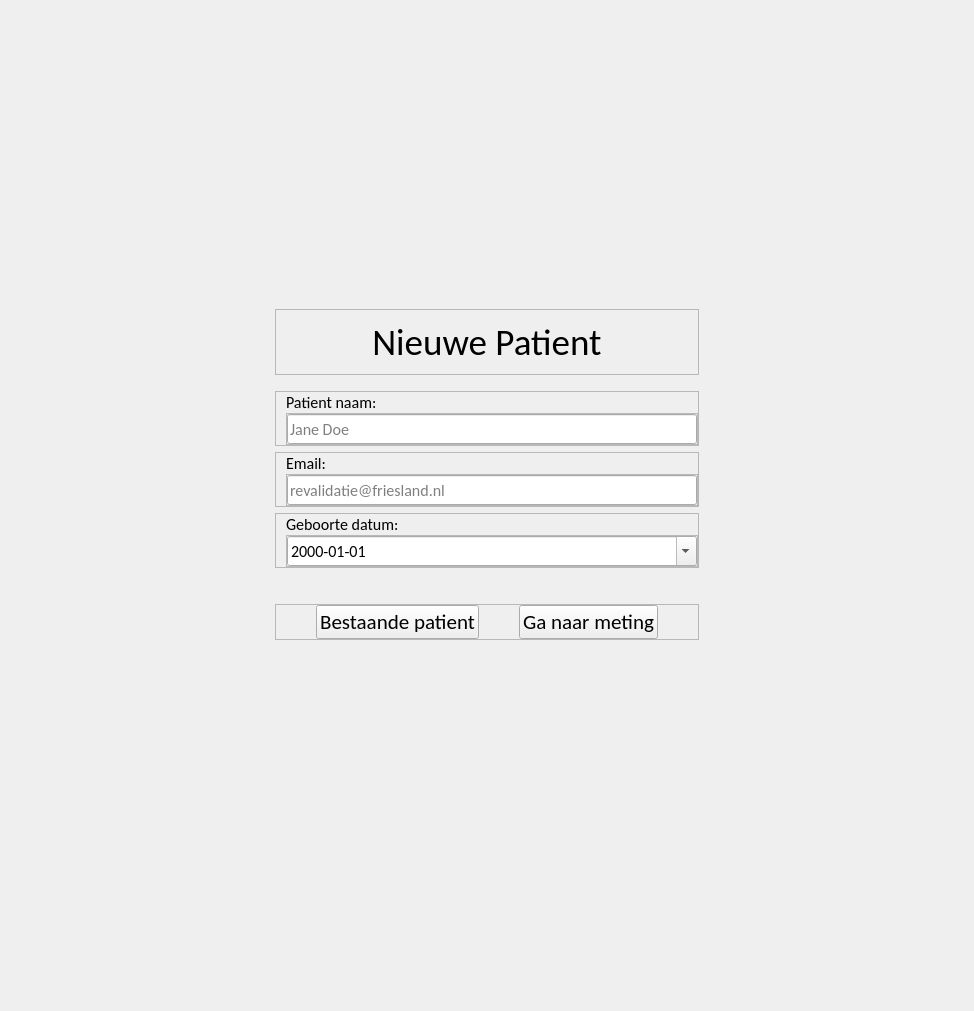
<?xml version="1.0" encoding="UTF-8"?>
<ui version="4.0">
 <class>Form</class>
 <widget class="QWidget" name="Form">
  <property name="geometry">
   <rect>
    <x>0</x>
    <y>0</y>
    <width>974</width>
    <height>1011</height>
   </rect>
  </property>
  <property name="windowTitle">
   <string>Form</string>
  </property>
  <layout class="QHBoxLayout" name="horizontalLayout">
   <item>
    <widget class="QWidget" name="main" native="true">
     <property name="sizePolicy">
      <sizepolicy hsizetype="Expanding" vsizetype="Preferred">
       <horstretch>0</horstretch>
       <verstretch>0</verstretch>
      </sizepolicy>
     </property>
     <layout class="QHBoxLayout" name="horizontalLayout_7">
      <item>
       <widget class="QWidget" name="widget_3" native="true">
        <property name="sizePolicy">
         <sizepolicy hsizetype="Fixed" vsizetype="Fixed">
          <horstretch>0</horstretch>
          <verstretch>0</verstretch>
         </sizepolicy>
        </property>
        <property name="minimumSize">
         <size>
          <width>300</width>
          <height>400</height>
         </size>
        </property>
        <layout class="QVBoxLayout" name="verticalLayout">
         <item>
          <widget class="QFrame" name="frame">
           <property name="frameShape">
            <enum>QFrame::StyledPanel</enum>
           </property>
           <property name="frameShadow">
            <enum>QFrame::Raised</enum>
           </property>
           <layout class="QHBoxLayout" name="horizontalLayout_4">
            <item>
             <widget class="QLabel" name="header">
              <property name="sizePolicy">
               <sizepolicy hsizetype="Fixed" vsizetype="Fixed">
                <horstretch>0</horstretch>
                <verstretch>0</verstretch>
               </sizepolicy>
              </property>
              <property name="maximumSize">
               <size>
                <width>16777215</width>
                <height>16777215</height>
               </size>
              </property>
              <property name="font">
               <font>
                <family>Calibri</family>
                <pointsize>28</pointsize>
               </font>
              </property>
              <property name="layoutDirection">
               <enum>Qt::LeftToRight</enum>
              </property>
              <property name="styleSheet">
               <string notr="true"/>
              </property>
              <property name="text">
               <string>Nieuwe Patient</string>
              </property>
              <property name="textFormat">
               <enum>Qt::MarkdownText</enum>
              </property>
              <property name="alignment">
               <set>Qt::AlignCenter</set>
              </property>
             </widget>
            </item>
           </layout>
          </widget>
         </item>
         <item>
          <spacer name="verticalSpacer_5">
           <property name="orientation">
            <enum>Qt::Vertical</enum>
           </property>
           <property name="sizeType">
            <enum>QSizePolicy::Fixed</enum>
           </property>
           <property name="sizeHint" stdset="0">
            <size>
             <width>20</width>
             <height>10</height>
            </size>
           </property>
          </spacer>
         </item>
         <item>
          <widget class="QFrame" name="patient">
           <property name="frameShape">
            <enum>QFrame::StyledPanel</enum>
           </property>
           <property name="frameShadow">
            <enum>QFrame::Raised</enum>
           </property>
           <layout class="QVBoxLayout" name="verticalLayout_2">
            <property name="spacing">
             <number>0</number>
            </property>
            <property name="leftMargin">
             <number>10</number>
            </property>
            <property name="topMargin">
             <number>0</number>
            </property>
            <property name="rightMargin">
             <number>0</number>
            </property>
            <property name="bottomMargin">
             <number>0</number>
            </property>
            <item>
             <widget class="QLabel" name="patientNameLabel">
              <property name="font">
               <font>
                <family>Calibri</family>
                <pointsize>12</pointsize>
                <weight>50</weight>
                <bold>false</bold>
               </font>
              </property>
              <property name="text">
               <string>Patient naam:</string>
              </property>
             </widget>
            </item>
            <item>
             <widget class="QFrame" name="container_3">
              <property name="frameShape">
               <enum>QFrame::StyledPanel</enum>
              </property>
              <property name="frameShadow">
               <enum>QFrame::Raised</enum>
              </property>
              <layout class="QHBoxLayout" name="horizontalLayout_2">
               <property name="spacing">
                <number>0</number>
               </property>
               <property name="leftMargin">
                <number>0</number>
               </property>
               <property name="topMargin">
                <number>0</number>
               </property>
               <property name="rightMargin">
                <number>0</number>
               </property>
               <property name="bottomMargin">
                <number>0</number>
               </property>
               <item>
                <widget class="QLineEdit" name="patientNameField">
                 <property name="minimumSize">
                  <size>
                   <width>0</width>
                   <height>30</height>
                  </size>
                 </property>
                 <property name="maximumSize">
                  <size>
                   <width>16777215</width>
                   <height>16777215</height>
                  </size>
                 </property>
                 <property name="font">
                  <font>
                   <family>Calibri</family>
                   <pointsize>12</pointsize>
                  </font>
                 </property>
                 <property name="placeholderText">
                  <string>Jane Doe</string>
                 </property>
                </widget>
               </item>
              </layout>
             </widget>
            </item>
           </layout>
          </widget>
         </item>
         <item>
          <widget class="QFrame" name="email">
           <property name="frameShape">
            <enum>QFrame::StyledPanel</enum>
           </property>
           <property name="frameShadow">
            <enum>QFrame::Raised</enum>
           </property>
           <layout class="QVBoxLayout" name="verticalLayout_3">
            <property name="spacing">
             <number>0</number>
            </property>
            <property name="leftMargin">
             <number>10</number>
            </property>
            <property name="topMargin">
             <number>0</number>
            </property>
            <property name="rightMargin">
             <number>0</number>
            </property>
            <property name="bottomMargin">
             <number>0</number>
            </property>
            <item>
             <widget class="QLabel" name="emailLabel">
              <property name="font">
               <font>
                <family>Calibri</family>
                <pointsize>12</pointsize>
               </font>
              </property>
              <property name="text">
               <string>Email:</string>
              </property>
             </widget>
            </item>
            <item>
             <widget class="QFrame" name="container">
              <property name="frameShape">
               <enum>QFrame::StyledPanel</enum>
              </property>
              <property name="frameShadow">
               <enum>QFrame::Raised</enum>
              </property>
              <layout class="QHBoxLayout" name="horizontalLayout_6">
               <property name="spacing">
                <number>0</number>
               </property>
               <property name="leftMargin">
                <number>0</number>
               </property>
               <property name="topMargin">
                <number>0</number>
               </property>
               <property name="rightMargin">
                <number>0</number>
               </property>
               <property name="bottomMargin">
                <number>0</number>
               </property>
               <item>
                <widget class="QLineEdit" name="emailField">
                 <property name="minimumSize">
                  <size>
                   <width>0</width>
                   <height>30</height>
                  </size>
                 </property>
                 <property name="maximumSize">
                  <size>
                   <width>16777215</width>
                   <height>16777215</height>
                  </size>
                 </property>
                 <property name="font">
                  <font>
                   <family>Calibri</family>
                   <pointsize>12</pointsize>
                  </font>
                 </property>
                 <property name="placeholderText">
                  <string>revalidatie@friesland.nl</string>
                 </property>
                </widget>
               </item>
              </layout>
             </widget>
            </item>
           </layout>
          </widget>
         </item>
         <item>
          <widget class="QFrame" name="geboorte">
           <property name="frameShape">
            <enum>QFrame::StyledPanel</enum>
           </property>
           <property name="frameShadow">
            <enum>QFrame::Raised</enum>
           </property>
           <layout class="QVBoxLayout" name="verticalLayout_4">
            <property name="spacing">
             <number>0</number>
            </property>
            <property name="leftMargin">
             <number>10</number>
            </property>
            <property name="topMargin">
             <number>0</number>
            </property>
            <property name="rightMargin">
             <number>0</number>
            </property>
            <property name="bottomMargin">
             <number>0</number>
            </property>
            <item>
             <widget class="QLabel" name="dateLabel">
              <property name="font">
               <font>
                <family>Calibri</family>
                <pointsize>12</pointsize>
               </font>
              </property>
              <property name="text">
               <string>Geboorte datum:</string>
              </property>
             </widget>
            </item>
            <item>
             <widget class="QFrame" name="container_2">
              <property name="font">
               <font>
                <family>Calibri</family>
                <pointsize>12</pointsize>
               </font>
              </property>
              <property name="frameShape">
               <enum>QFrame::StyledPanel</enum>
              </property>
              <property name="frameShadow">
               <enum>QFrame::Raised</enum>
              </property>
              <layout class="QHBoxLayout" name="horizontalLayout_5">
               <property name="spacing">
                <number>0</number>
               </property>
               <property name="leftMargin">
                <number>0</number>
               </property>
               <property name="topMargin">
                <number>0</number>
               </property>
               <property name="rightMargin">
                <number>0</number>
               </property>
               <property name="bottomMargin">
                <number>0</number>
               </property>
               <item>
                <widget class="QDateEdit" name="dateField">
                 <property name="minimumSize">
                  <size>
                   <width>0</width>
                   <height>30</height>
                  </size>
                 </property>
                 <property name="maximumSize">
                  <size>
                   <width>16777215</width>
                   <height>16777215</height>
                  </size>
                 </property>
                 <property name="displayFormat">
                  <string>yyyy-MM-dd</string>
                 </property>
                 <property name="calendarPopup">
                  <bool>true</bool>
                 </property>
                </widget>
               </item>
              </layout>
             </widget>
            </item>
           </layout>
          </widget>
         </item>
         <item>
          <spacer name="verticalSpacer_4">
           <property name="orientation">
            <enum>Qt::Vertical</enum>
           </property>
           <property name="sizeType">
            <enum>QSizePolicy::Fixed</enum>
           </property>
           <property name="sizeHint" stdset="0">
            <size>
             <width>10</width>
             <height>30</height>
            </size>
           </property>
          </spacer>
         </item>
         <item>
          <widget class="QFrame" name="buttons">
           <property name="frameShape">
            <enum>QFrame::StyledPanel</enum>
           </property>
           <property name="frameShadow">
            <enum>QFrame::Raised</enum>
           </property>
           <layout class="QHBoxLayout" name="horizontalLayout_3">
            <property name="spacing">
             <number>0</number>
            </property>
            <property name="leftMargin">
             <number>0</number>
            </property>
            <property name="topMargin">
             <number>0</number>
            </property>
            <property name="rightMargin">
             <number>0</number>
            </property>
            <property name="bottomMargin">
             <number>0</number>
            </property>
            <item>
             <spacer name="horizontalSpacer_2">
              <property name="orientation">
               <enum>Qt::Horizontal</enum>
              </property>
              <property name="sizeHint" stdset="0">
               <size>
                <width>40</width>
                <height>20</height>
               </size>
              </property>
             </spacer>
            </item>
            <item>
             <widget class="QPushButton" name="switchBtn">
              <property name="font">
               <font>
                <family>Calibri</family>
                <pointsize>16</pointsize>
               </font>
              </property>
              <property name="text">
               <string>Bestaande patient</string>
              </property>
             </widget>
            </item>
            <item>
             <spacer name="horizontalSpacer">
              <property name="orientation">
               <enum>Qt::Horizontal</enum>
              </property>
              <property name="sizeHint" stdset="0">
               <size>
                <width>40</width>
                <height>20</height>
               </size>
              </property>
             </spacer>
            </item>
            <item>
             <widget class="QPushButton" name="continueBtn">
              <property name="sizePolicy">
               <sizepolicy hsizetype="Minimum" vsizetype="Fixed">
                <horstretch>0</horstretch>
                <verstretch>0</verstretch>
               </sizepolicy>
              </property>
              <property name="minimumSize">
               <size>
                <width>0</width>
                <height>0</height>
               </size>
              </property>
              <property name="maximumSize">
               <size>
                <width>16777215</width>
                <height>16777215</height>
               </size>
              </property>
              <property name="font">
               <font>
                <family>Calibri</family>
                <pointsize>16</pointsize>
               </font>
              </property>
              <property name="text">
               <string>Ga naar meting</string>
              </property>
              <property name="icon">
               <iconset theme="search">
                <normaloff>.</normaloff>.</iconset>
              </property>
             </widget>
            </item>
            <item>
             <spacer name="horizontalSpacer_3">
              <property name="orientation">
               <enum>Qt::Horizontal</enum>
              </property>
              <property name="sizeHint" stdset="0">
               <size>
                <width>40</width>
                <height>20</height>
               </size>
              </property>
             </spacer>
            </item>
           </layout>
          </widget>
         </item>
         <item>
          <spacer name="verticalSpacer">
           <property name="orientation">
            <enum>Qt::Vertical</enum>
           </property>
           <property name="sizeHint" stdset="0">
            <size>
             <width>20</width>
             <height>40</height>
            </size>
           </property>
          </spacer>
         </item>
         <item>
          <widget class="QLabel" name="toast">
           <property name="font">
            <font>
             <pointsize>10</pointsize>
            </font>
           </property>
           <property name="text">
            <string/>
           </property>
           <property name="alignment">
            <set>Qt::AlignCenter</set>
           </property>
          </widget>
         </item>
        </layout>
       </widget>
      </item>
     </layout>
    </widget>
   </item>
  </layout>
 </widget>
 <resources/>
 <connections/>
</ui>
